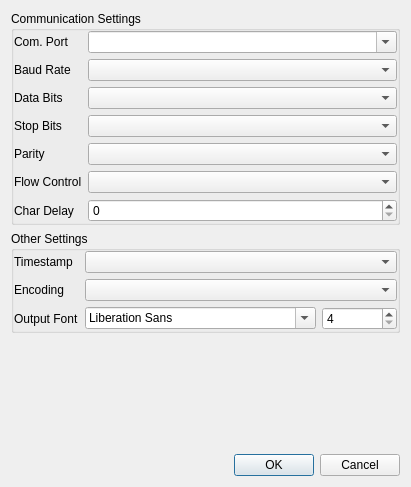
<?xml version="1.0" encoding="UTF-8"?>
<ui version="4.0">
 <class>SettingsDialog</class>
 <widget class="QDialog" name="SettingsDialog">
  <property name="geometry">
   <rect>
    <x>0</x>
    <y>0</y>
    <width>411</width>
    <height>487</height>
   </rect>
  </property>
  <property name="windowTitle">
   <string>Settings Dialog</string>
  </property>
  <layout class="QVBoxLayout" name="verticalLayout">
   <item>
    <widget class="QGroupBox" name="groupComSettings">
     <property name="title">
      <string>Communication Settings</string>
     </property>
     <layout class="QHBoxLayout" name="horizontalLayout_4">
      <property name="leftMargin">
       <number>0</number>
      </property>
      <property name="topMargin">
       <number>0</number>
      </property>
      <property name="rightMargin">
       <number>0</number>
      </property>
      <property name="bottomMargin">
       <number>0</number>
      </property>
      <item>
       <layout class="QFormLayout" name="formLayout_2">
        <item row="0" column="0">
         <widget class="QLabel" name="labelComPort">
          <property name="text">
           <string>Com. Port</string>
          </property>
         </widget>
        </item>
        <item row="0" column="1">
         <widget class="QComboBox" name="comboComPort">
          <property name="sizePolicy">
           <sizepolicy hsizetype="Expanding" vsizetype="Fixed">
            <horstretch>0</horstretch>
            <verstretch>0</verstretch>
           </sizepolicy>
          </property>
          <property name="editable">
           <bool>true</bool>
          </property>
         </widget>
        </item>
        <item row="1" column="0">
         <widget class="QLabel" name="labelBaudRate">
          <property name="text">
           <string>Baud Rate</string>
          </property>
         </widget>
        </item>
        <item row="1" column="1">
         <widget class="QComboBox" name="comboBaudRate">
          <property name="sizePolicy">
           <sizepolicy hsizetype="Expanding" vsizetype="Fixed">
            <horstretch>0</horstretch>
            <verstretch>0</verstretch>
           </sizepolicy>
          </property>
         </widget>
        </item>
        <item row="2" column="0">
         <widget class="QLabel" name="labelDataBits">
          <property name="text">
           <string>Data Bits</string>
          </property>
         </widget>
        </item>
        <item row="2" column="1">
         <widget class="QComboBox" name="comboDataBits">
          <property name="sizePolicy">
           <sizepolicy hsizetype="Expanding" vsizetype="Fixed">
            <horstretch>0</horstretch>
            <verstretch>0</verstretch>
           </sizepolicy>
          </property>
         </widget>
        </item>
        <item row="3" column="0">
         <widget class="QLabel" name="labelStopBits">
          <property name="text">
           <string>Stop Bits</string>
          </property>
         </widget>
        </item>
        <item row="3" column="1">
         <widget class="QComboBox" name="comboStopBits">
          <property name="sizePolicy">
           <sizepolicy hsizetype="Expanding" vsizetype="Fixed">
            <horstretch>0</horstretch>
            <verstretch>0</verstretch>
           </sizepolicy>
          </property>
         </widget>
        </item>
        <item row="4" column="0">
         <widget class="QLabel" name="labelParity">
          <property name="text">
           <string>Parity</string>
          </property>
         </widget>
        </item>
        <item row="4" column="1">
         <widget class="QComboBox" name="comboParity">
          <property name="sizePolicy">
           <sizepolicy hsizetype="Expanding" vsizetype="Fixed">
            <horstretch>0</horstretch>
            <verstretch>0</verstretch>
           </sizepolicy>
          </property>
         </widget>
        </item>
        <item row="5" column="0">
         <widget class="QLabel" name="labelFlowControl">
          <property name="text">
           <string>Flow Control</string>
          </property>
         </widget>
        </item>
        <item row="5" column="1">
         <widget class="QComboBox" name="comboFlowControl">
          <property name="sizePolicy">
           <sizepolicy hsizetype="Expanding" vsizetype="Fixed">
            <horstretch>0</horstretch>
            <verstretch>0</verstretch>
           </sizepolicy>
          </property>
         </widget>
        </item>
        <item row="6" column="0">
         <widget class="QLabel" name="labelCharDelay">
          <property name="text">
           <string>Char Delay</string>
          </property>
         </widget>
        </item>
        <item row="6" column="1">
         <widget class="QSpinBox" name="spinCharDelay">
          <property name="sizePolicy">
           <sizepolicy hsizetype="Expanding" vsizetype="Fixed">
            <horstretch>0</horstretch>
            <verstretch>0</verstretch>
           </sizepolicy>
          </property>
         </widget>
        </item>
       </layout>
      </item>
     </layout>
    </widget>
   </item>
   <item>
    <widget class="QGroupBox" name="groupOtherSettings">
     <property name="title">
      <string>Other Settings</string>
     </property>
     <layout class="QHBoxLayout" name="horizontalLayout_2">
      <property name="leftMargin">
       <number>0</number>
      </property>
      <property name="topMargin">
       <number>0</number>
      </property>
      <property name="rightMargin">
       <number>0</number>
      </property>
      <property name="bottomMargin">
       <number>0</number>
      </property>
      <item>
       <layout class="QFormLayout" name="formLayout">
        <item row="0" column="0">
         <widget class="QLabel" name="labelTimestamp">
          <property name="text">
           <string>Timestamp</string>
          </property>
         </widget>
        </item>
        <item row="0" column="1">
         <widget class="QComboBox" name="comboTimestamp"/>
        </item>
        <item row="1" column="0">
         <widget class="QLabel" name="labelEncoding">
          <property name="text">
           <string>Encoding</string>
          </property>
         </widget>
        </item>
        <item row="1" column="1">
         <widget class="QComboBox" name="comboEncoding"/>
        </item>
        <item row="2" column="0">
         <widget class="QLabel" name="labelOutputFont">
          <property name="text">
           <string>Output Font</string>
          </property>
         </widget>
        </item>
        <item row="2" column="1">
         <layout class="QHBoxLayout" name="horizontalLayout_3">
          <item>
           <widget class="QFontComboBox" name="fontComboBox"/>
          </item>
          <item>
           <widget class="QSpinBox" name="spinFontSize">
            <property name="minimum">
             <number>4</number>
            </property>
           </widget>
          </item>
         </layout>
        </item>
       </layout>
      </item>
     </layout>
    </widget>
   </item>
   <item>
    <spacer name="verticalSpacer">
     <property name="orientation">
      <enum>Qt::Orientation::Vertical</enum>
     </property>
     <property name="sizeHint" stdset="0">
      <size>
       <width>20</width>
       <height>53</height>
      </size>
     </property>
    </spacer>
   </item>
   <item>
    <layout class="QHBoxLayout" name="horizontalLayout">
     <item>
      <spacer name="horizontalSpacer">
       <property name="orientation">
        <enum>Qt::Orientation::Horizontal</enum>
       </property>
       <property name="sizeHint" stdset="0">
        <size>
         <width>67</width>
         <height>20</height>
        </size>
       </property>
      </spacer>
     </item>
     <item>
      <widget class="QPushButton" name="btnOK">
       <property name="text">
        <string>OK</string>
       </property>
       <property name="default">
        <bool>true</bool>
       </property>
      </widget>
     </item>
     <item>
      <widget class="QPushButton" name="btnCancel">
       <property name="text">
        <string>Cancel</string>
       </property>
      </widget>
     </item>
    </layout>
   </item>
  </layout>
 </widget>
 <tabstops>
  <tabstop>comboComPort</tabstop>
  <tabstop>comboBaudRate</tabstop>
  <tabstop>comboDataBits</tabstop>
  <tabstop>comboStopBits</tabstop>
  <tabstop>comboParity</tabstop>
  <tabstop>comboFlowControl</tabstop>
  <tabstop>spinCharDelay</tabstop>
  <tabstop>comboTimestamp</tabstop>
  <tabstop>comboEncoding</tabstop>
  <tabstop>btnOK</tabstop>
  <tabstop>btnCancel</tabstop>
 </tabstops>
 <resources/>
 <connections/>
</ui>
